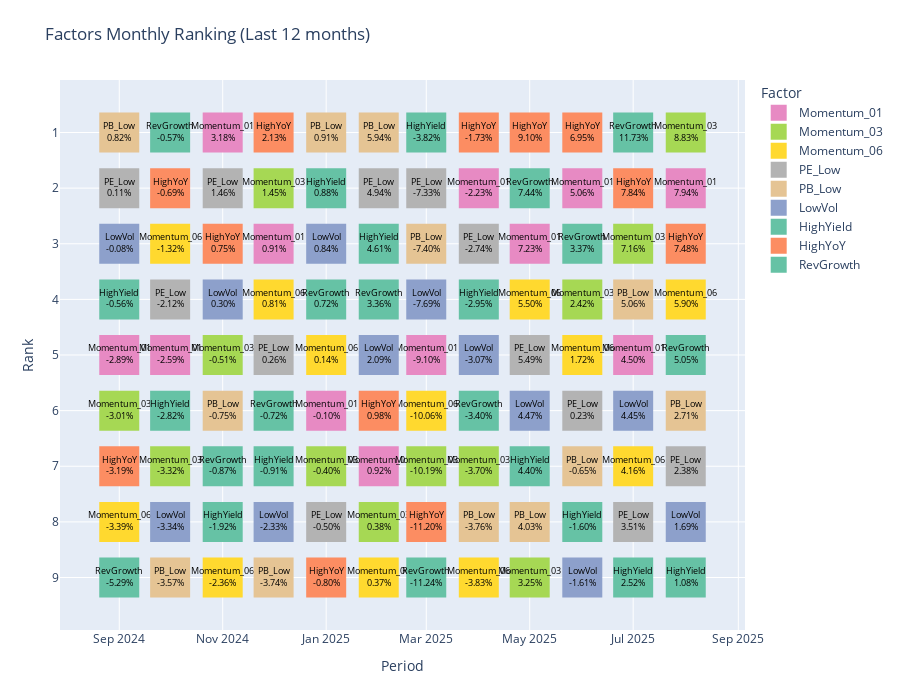

The cell this chart's notebook holds for it:
### Code cell
factor_rank_tile(
    returns_dict={
        "Momentum_01": ret_mom,
        "Momentum_03": ret_mom3,
        "Momentum_06": ret_mom6,
        "PE_Low": ret_pe_low1,
        "PB_Low": ret_pb_low1,
        "LowVol": ret_low_vol,
        "HighYield": ret_high_yield,
        "HighYoY": ret_high_yoy,
        "RevGrowth": ret_rev_growth,
    },
    periods=12,
    freq="M",   # 也可以改 "W" 或 "Y"
    title="Factors Monthly Ranking (Last 12 months)"
)

### Figure 1 — Plotly figure (JSON) as saved in the notebook; plotly's stock layout.template omitted (floating-point values rounded to 4 significant figures)
{"data": [{"hovertemplate": "Factor=Momentum_01<br>Period=%{x}<br>Rank=%{y}<br>Label=%{text}<extra></extra>", "legendgroup": "Momentum_01", "marker": {"color": "rgb(231,138,195)", "size": 40, "symbol": "square"}, "mode": "markers+text", "name": "Momentum_01", "orientation": "v", "showlegend": true, "text": ["Momentum_01<br>-2.89%", "Momentum_01<br>-2.59%", "Momentum_01<br>3.18%", "Momentum_01<br>0.91%", "Momentum_01<br>-0.10%", "Momentum_01<br>0.92%", "Momentum_01<br>-9.10%", "Momentum_01<br>-2.23%", "Momentum_01<br>7.23%", "Momentum_01<br>5.06%", "Momentum_01<br>4.50%", "Momentum_01<br>7.94%"], "textfont": {"color": "black", "size": 9}, "textposition": "middle center", "type": "scatter", "x": ["2024-09", "2024-10", "2024-11", "2024-12", "2025-01", "2025-02", "2025-03", "2025-04", "2025-05", "2025-06", "2025-07", "2025-08"], "xaxis": "x", "y": [5, 5, 1, 3, 6, 7, 5, 2, 3, 2, 5, 2], "yaxis": "y"}, {"hovertemplate": "Factor=Momentum_03<br>Period=%{x}<br>Rank=%{y}<br>Label=%{text}<extra></extra>", "legendgroup": "Momentum_03", "marker": {"color": "rgb(166,216,84)", "size": 40, "symbol": "square"}, "mode": "markers+text", "name": "Momentum_03", "orientation": "v", "showlegend": true, "text": ["Momentum_03<br>-3.01%", "Momentum_03<br>-3.32%", "Momentum_03<br>-0.51%", "Momentum_03<br>1.45%", "Momentum_03<br>-0.40%", "Momentum_03<br>0.38%", "Momentum_03<br>-10.19%", "Momentum_03<br>-3.70%", "Momentum_03<br>3.25%", "Momentum_03<br>2.42%", "Momentum_03<br>7.16%", "Momentum_03<br>8.83%"], "textfont": {"color": "black", "size": 9}, "textposition": "middle center", "type": "scatter", "x": ["2024-09", "2024-10", "2024-11", "2024-12", "2025-01", "2025-02", "2025-03", "2025-04", "2025-05", "2025-06", "2025-07", "2025-08"], "xaxis": "x", "y": [6, 7, 5, 2, 7, 8, 7, 7, 9, 4, 3, 1], "yaxis": "y"}, {"hovertemplate": "Factor=Momentum_06<br>Period=%{x}<br>Rank=%{y}<br>Label=%{text}<extra></extra>", "legendgroup": "Momentum_06", "marker": {"color": "rgb(255,217,47)", "size": 40, "symbol": "square"}, "mode": "markers+text", "name": "Momentum_06", "orientation": "v", "showlegend": true, "text": ["Momentum_06<br>-3.39%", "Momentum_06<br>-1.32%", "Momentum_06<br>-2.36%", "Momentum_06<br>0.81%", "Momentum_06<br>0.14%", "Momentum_06<br>0.37%", "Momentum_06<br>-10.06%", "Momentum_06<br>-3.83%", "Momentum_06<br>5.50%", "Momentum_06<br>1.72%", "Momentum_06<br>4.16%", "Momentum_06<br>5.90%"], "textfont": {"color": "black", "size": 9}, "textposition": "middle center", "type": "scatter", "x": ["2024-09", "2024-10", "2024-11", "2024-12", "2025-01", "2025-02", "2025-03", "2025-04", "2025-05", "2025-06", "2025-07", "2025-08"], "xaxis": "x", "y": [8, 3, 9, 4, 5, 9, 6, 9, 4, 5, 7, 4], "yaxis": "y"}, {"hovertemplate": "Factor=PE_Low<br>Period=%{x}<br>Rank=%{y}<br>Label=%{text}<extra></extra>", "legendgroup": "PE_Low", "marker": {"color": "rgb(179,179,179)", "size": 40, "symbol": "square"}, "mode": "markers+text", "name": "PE_Low", "orientation": "v", "showlegend": true, "text": ["PE_Low<br>0.11%", "PE_Low<br>-2.12%", "PE_Low<br>1.46%", "PE_Low<br>0.26%", "PE_Low<br>-0.50%", "PE_Low<br>4.94%", "PE_Low<br>-7.33%", "PE_Low<br>-2.74%", "PE_Low<br>5.49%", "PE_Low<br>0.23%", "PE_Low<br>3.51%", "PE_Low<br>2.38%"], "textfont": {"color": "black", "size": 9}, "textposition": "middle center", "type": "scatter", "x": ["2024-09", "2024-10", "2024-11", "2024-12", "2025-01", "2025-02", "2025-03", "2025-04", "2025-05", "2025-06", "2025-07", "2025-08"], "xaxis": "x", "y": [2, 4, 2, 5, 8, 2, 2, 3, 5, 6, 8, 7], "yaxis": "y"}, {"hovertemplate": "Factor=PB_Low<br>Period=%{x}<br>Rank=%{y}<br>Label=%{text}<extra></extra>", "legendgroup": "PB_Low", "marker": {"color": "rgb(229,196,148)", "size": 40, "symbol": "square"}, "mode": "markers+text", "name": "PB_Low", "orientation": "v", "showlegend": true, "text": ["PB_Low<br>0.82%", "PB_Low<br>-3.57%", "PB_Low<br>-0.75%", "PB_Low<br>-3.74%", "PB_Low<br>0.91%", "PB_Low<br>5.94%", "PB_Low<br>-7.40%", "PB_Low<br>-3.76%", "PB_Low<br>4.03%", "PB_Low<br>-0.65%", "PB_Low<br>5.06%", "PB_Low<br>2.71%"], "textfont": {"color": "black", "size": 9}, "textposition": "middle center", "type": "scatter", "x": ["2024-09", "2024-10", "2024-11", "2024-12", "2025-01", "2025-02", "2025-03", "2025-04", "2025-05", "2025-06", "2025-07", "2025-08"], "xaxis": "x", "y": [1, 9, 6, 9, 1, 1, 3, 8, 8, 7, 4, 6], "yaxis": "y"}, {"hovertemplate": "Factor=LowVol<br>Period=%{x}<br>Rank=%{y}<br>Label=%{text}<extra></extra>", "legendgroup": "LowVol", "marker": {"color": "rgb(141,160,203)", "size": 40, "symbol": "square"}, "mode": "markers+text", "name": "LowVol", "orientation": "v", "showlegend": true, "text": ["LowVol<br>-0.08%", "LowVol<br>-3.34%", "LowVol<br>0.30%", "LowVol<br>-2.33%", "LowVol<br>0.84%", "LowVol<br>2.09%", "LowVol<br>-7.69%", "LowVol<br>-3.07%", "LowVol<br>4.47%", "LowVol<br>-1.61%", "LowVol<br>4.45%", "LowVol<br>1.69%"], "textfont": {"color": "black", "size": 9}, "textposition": "middle center", "type": "scatter", "x": ["2024-09", "2024-10", "2024-11", "2024-12", "2025-01", "2025-02", "2025-03", "2025-04", "2025-05", "2025-06", "2025-07", "2025-08"], "xaxis": "x", "y": [3, 8, 4, 8, 3, 5, 4, 5, 6, 9, 6, 8], "yaxis": "y"}, {"hovertemplate": "Factor=HighYield<br>Period=%{x}<br>Rank=%{y}<br>Label=%{text}<extra></extra>", "legendgroup": "HighYield", "marker": {"color": "rgb(102,194,165)", "size": 40, "symbol": "square"}, "mode": "markers+text", "name": "HighYield", "orientation": "v", "showlegend": true, "text": ["HighYield<br>-0.56%", "HighYield<br>-2.82%", "HighYield<br>-1.92%", "HighYield<br>-0.91%", "HighYield<br>0.88%", "HighYield<br>4.61%", "HighYield<br>-3.82%", "HighYield<br>-2.95%", "HighYield<br>4.40%", "HighYield<br>-1.60%", "HighYield<br>2.52%", "HighYield<br>1.08%"], "textfont": {"color": "black", "size": 9}, "textposition": "middle center", "type": "scatter", "x": ["2024-09", "2024-10", "2024-11", "2024-12", "2025-01", "2025-02", "2025-03", "2025-04", "2025-05", "2025-06", "2025-07", "2025-08"], "xaxis": "x", "y": [4, 6, 8, 7, 2, 3, 1, 4, 7, 8, 9, 9], "yaxis": "y"}, {"hovertemplate": "Factor=HighYoY<br>Period=%{x}<br>Rank=%{y}<br>Label=%{text}<extra></extra>", "legendgroup": "HighYoY", "marker": {"color": "rgb(252,141,98)", "size": 40, "symbol": "square"}, "mode": "markers+text", "name": "HighYoY", "orientation": "v", "showlegend": true, "text": ["HighYoY<br>-3.19%", "HighYoY<br>-0.69%", "HighYoY<br>0.75%", "HighYoY<br>2.13%", "HighYoY<br>-0.80%", "HighYoY<br>0.98%", "HighYoY<br>-11.20%", "HighYoY<br>-1.73%", "HighYoY<br>9.10%", "HighYoY<br>6.95%", "HighYoY<br>7.84%", "HighYoY<br>7.48%"], "textfont": {"color": "black", "size": 9}, "textposition": "middle center", "type": "scatter", "x": ["2024-09", "2024-10", "2024-11", "2024-12", "2025-01", "2025-02", "2025-03", "2025-04", "2025-05", "2025-06", "2025-07", "2025-08"], "xaxis": "x", "y": [7, 2, 3, 1, 9, 6, 8, 1, 1, 1, 2, 3], "yaxis": "y"}, {"hovertemplate": "Factor=RevGrowth<br>Period=%{x}<br>Rank=%{y}<br>Label=%{text}<extra></extra>", "legendgroup": "RevGrowth", "marker": {"color": "rgb(102,194,165)", "size": 40, "symbol": "square"}, "mode": "markers+text", "name": "RevGrowth", "orientation": "v", "showlegend": true, "text": ["RevGrowth<br>-5.29%", "RevGrowth<br>-0.57%", "RevGrowth<br>-0.87%", "RevGrowth<br>-0.72%", "RevGrowth<br>0.72%", "RevGrowth<br>3.36%", "RevGrowth<br>-11.24%", "RevGrowth<br>-3.40%", "RevGrowth<br>7.44%", "RevGrowth<br>3.37%", "RevGrowth<br>11.73%", "RevGrowth<br>5.05%"], "textfont": {"color": "black", "size": 9}, "textposition": "middle center", "type": "scatter", "x": ["2024-09", "2024-10", "2024-11", "2024-12", "2025-01", "2025-02", "2025-03", "2025-04", "2025-05", "2025-06", "2025-07", "2025-08"], "xaxis": "x", "y": [9, 1, 7, 6, 4, 4, 9, 6, 2, 3, 1, 5], "yaxis": "y"}], "layout": {"height": 690, "legend": {"title": {"text": "Factor"}, "tracegroupgap": 0}, "margin": {"b": 60, "l": 60, "r": 60, "t": 80}, "title": {"text": "Factors Monthly Ranking (Last 12 months)"}, "xaxis": {"anchor": "y", "domain": [0, 1], "title": {"text": "Period"}}, "yaxis": {"anchor": "x", "autorange": "reversed", "domain": [0, 1], "dtick": 1, "title": {"text": "Rank"}}}}
